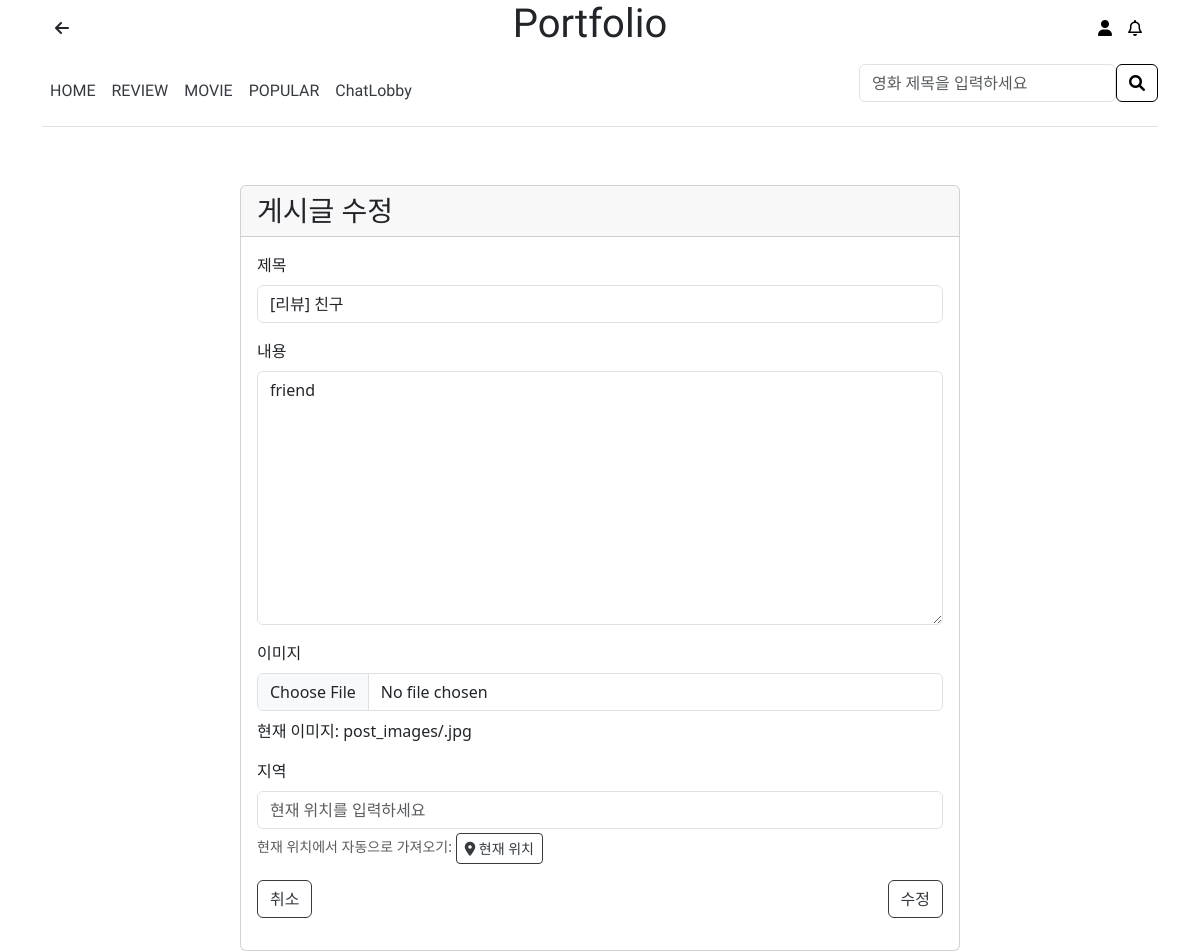
The app's page /post/7/edit/ (signed in) with its own data.
### main/models.py (models this page shows, shortened)
class Post(models.Model):
    GENRE_CHOICES = [
        ('액션', '액션'),
        ('코미디', '코미디'),
        ('드라마', '드라마'),
        ('SF', 'SF'),
        ('로맨스', '로맨스'),
        ('스릴러', '스릴러'),
        ('호러', '호러'),
        ('애니메이션', '애니메이션'),
        ('다큐멘터리', '다큐멘터리'),
        ('판타지', '판타지'),
    ]
    title = models.CharField(max_length=200)
    content = models.TextField()
    category = models.CharField(max_length=20, choices=GENRE_CHOICES, default='드라마')
    author = models.ForeignKey(User, on_delete=models.CASCADE)
    created_at = models.DateTimeField(auto_now_add=True)
    updated_at = models.DateTimeField(auto_now=True)
    date_posted = models.DateTimeField(default=timezone.now)
    image = models.ImageField(upload_to='post_images', null=True, blank=True)
    region = models.CharField(max_length=100, null=True, blank=True)
    likes = models.ManyToManyField(User, related_name='post_likes', blank=True)

### main/views.py (the view)
# urls.py: path('post/<int:pk>/edit/', views.post_edit, name='post_edit'),
@login_required
def post_edit(request, pk):
    post = get_object_or_404(Post, pk=pk)
    if request.user != post.author:
        messages.error(request, '게시글을 수정할 권한이 없습니다.')
        return redirect('post_detail', pk=pk)
    if request.method == 'POST':
        form = PostForm(request.POST, request.FILES, instance=post)
        if form.is_valid():
            form.save()
            messages.success(request, '게시글이 수정되었습니다.')
            return redirect('post_detail', pk=pk)
    else:
        form = PostForm(instance=post)
    return render(request, 'main/post_edit.html', {
        'form': form,
        'post': post
    })

### main/forms.py
class PostForm(forms.ModelForm):
    class Meta:
        model = Post
        fields = ['title', 'content', 'category', 'image', 'region']
        widgets = {
            'title': forms.TextInput(attrs={'class': 'form-control', 'placeholder': '리뷰 제목을 입력하세요'}),
            'content': forms.Textarea(attrs={'class': 'form-control', 'placeholder': '영화에 대한 리뷰를 작성하세요', 'rows': 10}),
            'category': forms.Select(attrs={'class': 'form-control'}),
            'image': forms.FileInput(attrs={'class': 'form-control'}),
            'region': forms.TextInput(attrs={'class': 'form-control', 'placeholder': '현재 위치를 입력하세요'}),
        }
        labels = {
            'title': '리뷰 제목',
            'content': '리뷰 내용',
            'category': '영화 장르',
            'image': '포스터 이미지',
            'region': '현재 위치',
        }

### main/templates/main/post_edit.html (shortened to what this page needs)
{% extends 'main/base.html' %}
{% block content %}
<div class="container mt-5">
    <div class="row justify-content-center">
        <div class="col-md-8">
            <div class="card">
                <div class="card-header">
                    <h3 class="card-title mb-0">게시글 수정</h3>
                </div>
                <div class="card-body">
                    <form method="post" enctype="multipart/form-data">
                        <div class="mb-3">
                            <label for="{{ form.title.id_for_label }}" class="form-label">제목</label>
                            {{ form.title }}
                        </div>
                        <div class="mb-3">
                            <label for="{{ form.content.id_for_label }}" class="form-label">내용</label>
                            {{ form.content }}
                        </div>
                        <div class="mb-3">
                            <label for="{{ form.image.id_for_label }}" class="form-label">이미지</label>
                            {{ form.image }}
                            {% if post.image %}
                            <p class="mt-2">현재 이미지: {{ post.image.name }}</p>
                            {% endif %}
                        </div>
                        <div class="mb-3">
                            <label for="{{ form.region.id_for_label }}" class="form-label">지역</label>
                            {{ form.region }}
                            <div class="form-text">현재 위치에서 자동으로 가져오기:
                                <button type="button" id="getCurrentLocation" class="btn btn-sm btn-outline-primary">
                                    <i class="fas fa-map-marker-alt"></i> 현재 위치
                                </button>
                            </div>
                        </div>
                        <div class="d-flex justify-content-between">
                            <a href="{% url 'post_detail' post.pk %}" class="btn btn-secondary">취소</a>
                            <button type="submit" class="btn btn-primary">수정</button>
                        </div>
                    </form>
                </div>
            </div>
        </div>
    </div>
</div>
{% endblock %}

### main/templates/main/base.html (style rules this page uses)
a { text-decoration: none; color: black; }
.btn-outline-primary { color: #343a40; border-color: #343a40; background-color: transparent; }
.btn-primary { color: #343a40; border-color: #343a40; background-color: transparent; }
.btn-secondary { color: #343a40; border-color: #343a40; background-color: transparent; }

### records on screen
Post: title "[리뷰] 친구", content "friend", image.name "post_images/.jpg"
